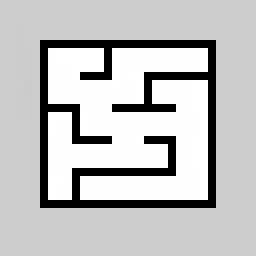
#> input picture find_maze/find_maze/map/map.pgm, 32 x 32 px, found by its file name (shown 8 times larger)
$ python point.py
#> lines starting #> are read from the running program, lines starting #| are printed output that depends on the picture; after the words box and inside, x2 and y2 are one past the last pixel; in counts of white or black regions, pixels touching at a corner belong together
import cv2
import numpy as np
import yaml

# 🔧 설정 파일 경로
yaml_file = '/home/yoon/map.yaml'
pgm_file = '/home/yoon/map.pgm'
output_file = '/home/yoon/map_with_origin.png'

# YAML 읽기
with open(yaml_file, 'r') as f:
    map_info = yaml.safe_load(f)

resolution = map_info['resolution']  # m/pixel
origin = map_info['origin']          # [x, y, yaw]
negate = map_info.get('negate', 0)

# 이미지 읽기 (grayscale 유지)
img = cv2.imread(pgm_file, cv2.IMREAD_GRAYSCALE)
#> img is the input picture: shape (32, 32); min 0, max 255, mean 191.7

# 이미지가 None이면 에러
if img is None:
    raise FileNotFoundError(f"Image file {pgm_file} not found!")

height, width = img.shape
#> height = 32; width = 32

# origin 좌표를 이미지 픽셀로 변환
# origin은 좌하단이 기준이고, 이미지 좌표는 좌상단이 기준이므로 Y축 뒤집어야 함
origin_x, origin_y = origin[0], origin[1]

# origin을 픽셀로 변환
pixel_x = int(-origin_x / resolution)
pixel_y = int(height + (origin_y / resolution))  # 아래에서 위로 올라감
#> pixel_y = 23

# 이미지 컬러로 변환 (그래야 빨간 점 찍을 수 있음)
img_color = cv2.cvtColor(img, cv2.COLOR_GRAY2BGR)

# 원 찍기
cv2.circle(img_color, (pixel_x, pixel_y), 1, (0, 0, 255), -1)  # 빨간색 점
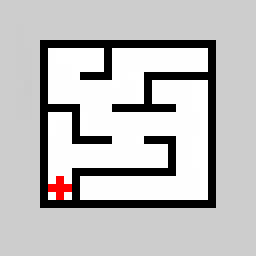
#> img_color: shape (32, 32, 3) (shown 8 times larger); 0.49% of pixels changed, all inside (x1, y1, x2, y2) = (6, 22, 9, 25)

# 결과 저장
cv2.imwrite(output_file, img_color)

print(f"✅ 저장 완료: {output_file}")
